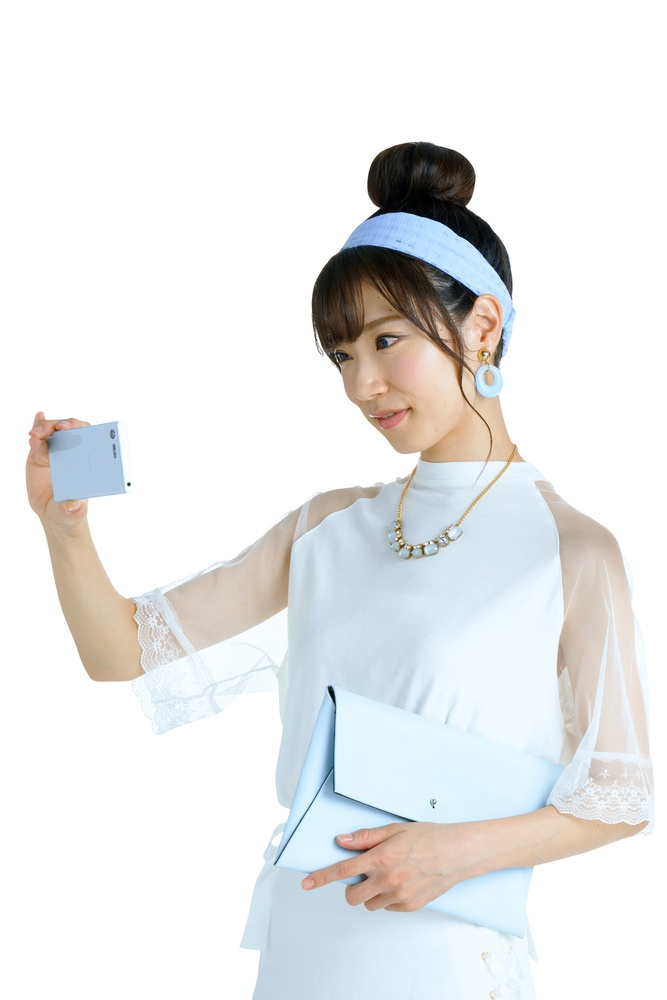
%> input picture gravure_255_rika.jpg, 667 x 1000 px, shrunk from 2643 x 3965 before the run
$ octave kadai2xxx.m   (GNU Octave 9; MATLAB toolbox functions it lacks are replaced by stand-ins)
%> lines starting %> are read from the running program, lines starting %| are printed output that depends on the picture; in (x1, y1, x2, y2) boxes, pixels count from 0 and x2, y2 are one past the last pixel; in counts of white or black regions, pixels touching at a corner belong together; the program's own positions count from 1
% 課題２　階調数と疑似輪郭
% mビットn階調の画像を生成する
% 14NE012 菊池祐介

clear; % 変数のオールクリア

ORG=imread('gravure_255_rika.jpg'); % 原画像の入力
%> ORG is the input picture: size 1000x667x3 uint8; mean R, G, B 233.3, 234.1, 234.2
ORG = rgb2gray(ORG); colormap(gray); colorbar;
%> after `ORG = rgb2gray(ORG)`:
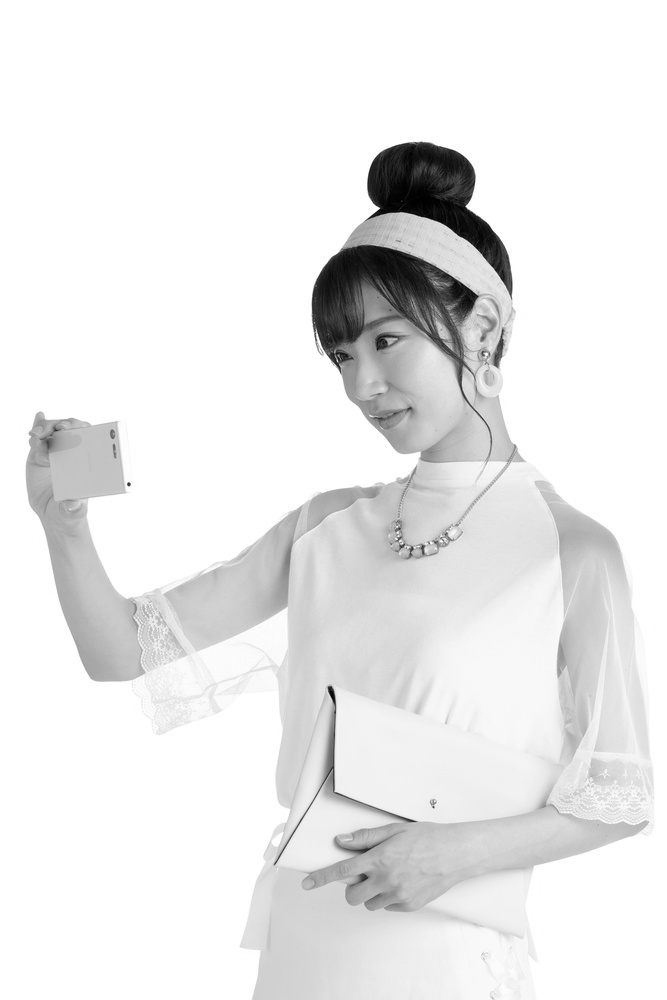
%> ORG: size 1000x667 uint8; min 0, max 255, mean 233.9
imagesc(ORG); axis image; % 画像の表示
pause; % 一時停止
close;

prompt = {'ビット数mを整数で入力してください','mビット階調数nを整数で入力してください'};
dlg_title = 'mビット階調数n';
num_lines = 1;
defaultans = {'8','4'};
n = inputdlg(prompt,dlg_title,num_lines,defaultans);
%> the answer given: 8, 4
data1 = n(1);
data1 = str2num(data1{:});
data2 = n(2);
data2 = str2num(data2{:});

h = 2.^data1;
x = h/data2;
z = ORG;
IMG = z>x;
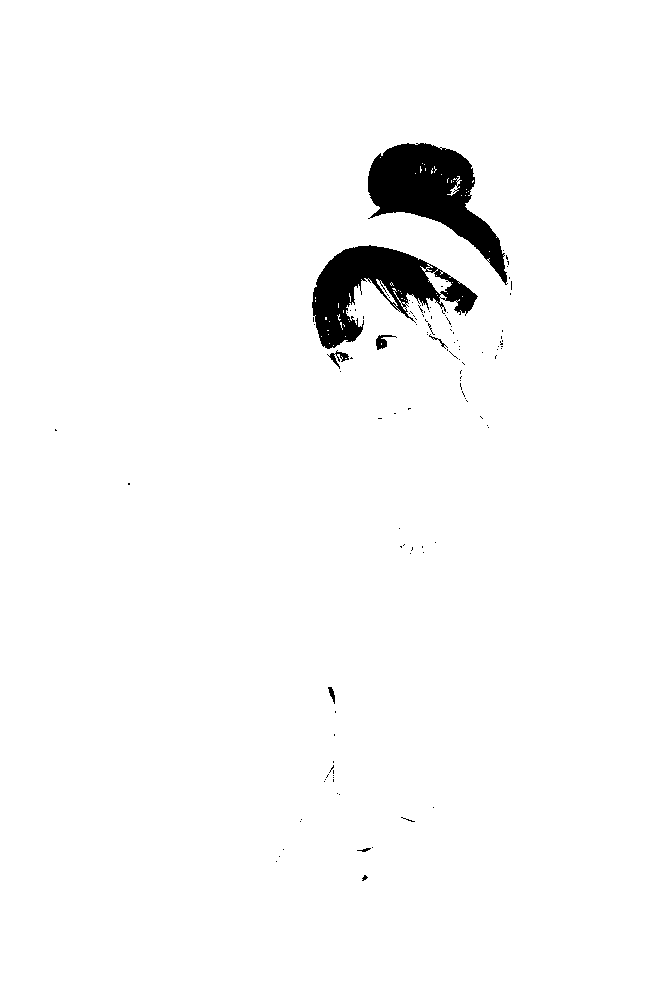
%> IMG: size 1000x667 logical; 97.6% white; 112 black regions (104 under 20 px), largest, box (x1, y1, x2, y2) and area: (368, 143, 508, 285) 8182, (312, 245, 478, 349) 7435, (376, 335, 397, 350) 137
x = x + x;

while (x < h) % 繰返しと脱出条件
    IMG0 = z>x;
    IMG = IMG + IMG0;
    x = x + x;
end
%> this loop made 1 pass
%> pass 1, `IMG0 = z>x;`:
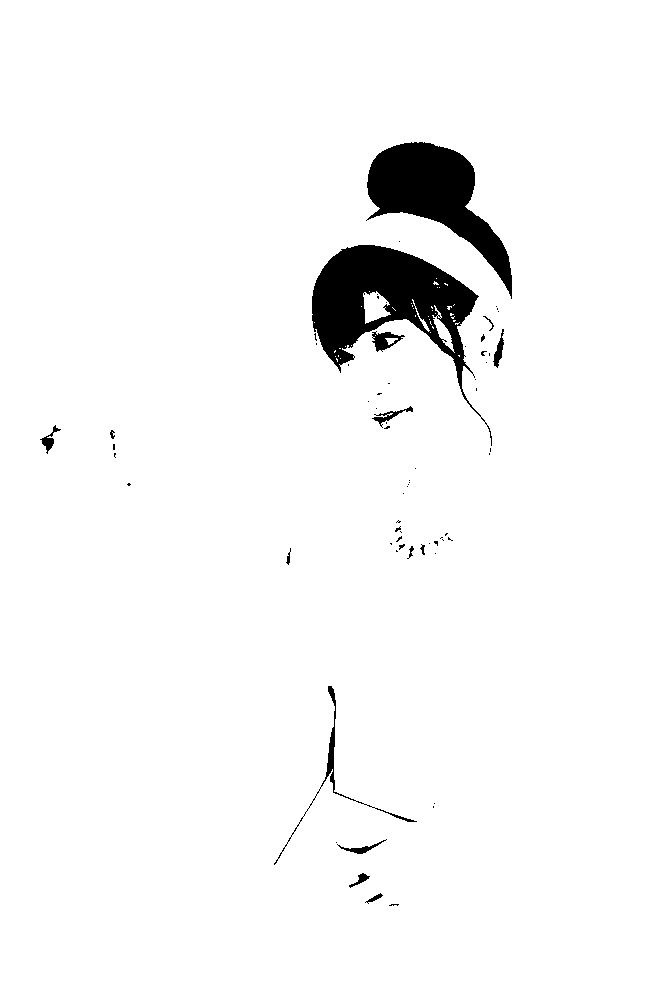
%> IMG0: size 1000x667 logical; 96.6% white; 67 black regions (52 under 20 px), largest, box (x1, y1, x2, y2) and area: (312, 245, 492, 446) 11780, (366, 142, 512, 299) 8814, (274, 686, 417, 865) 673
%> after the loop, x = 256

imagesc(IMG); colormap(gray); colorbar;  axis image;% 画像の表示
pause; % 一時停止
close;
